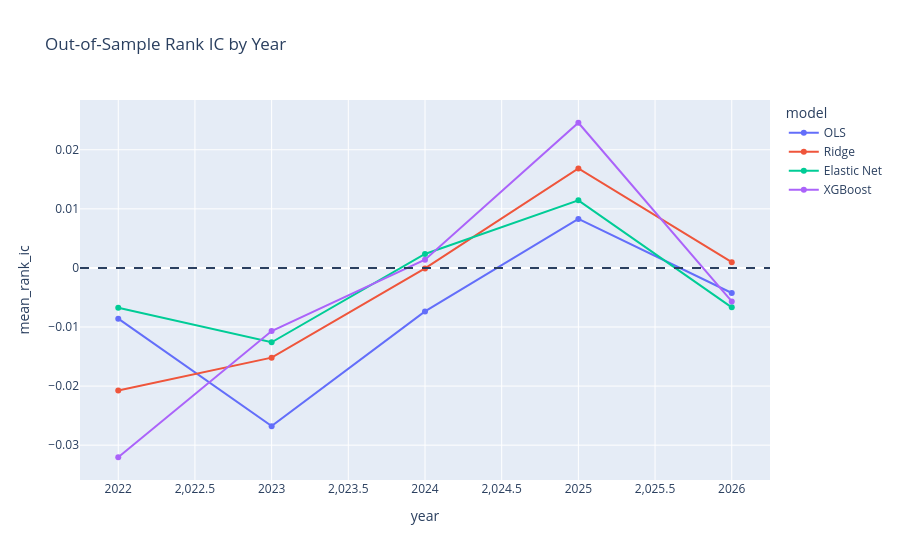

Notebook source saved alongside this figure:
### Code cell
# Plot annual Rank IC
rank_ic_plot = (
    yearly_prediction_results[
        [
            "year",
            "model",
            "mean_rank_ic",
        ]
    ]
)

fig = px.line(
    rank_ic_plot,
    x="year",
    y="mean_rank_ic",
    color="model",
    markers=True,
    title="Out-of-Sample Rank IC by Year",
)

fig.add_hline(
    y=0,
    line_dash="dash",
)

fig.show()

### Figure 1 — Plotly figure (JSON) as saved in the notebook; plotly's stock layout.template omitted (floating-point values rounded to 4 significant figures)
{"data": [{"hovertemplate": "model=OLS<br>year=%{x}<br>mean_rank_ic=%{y}<extra></extra>", "legendgroup": "OLS", "line": {"color": "#636efa", "dash": "solid"}, "marker": {"symbol": "circle"}, "mode": "lines+markers", "name": "OLS", "orientation": "v", "showlegend": true, "type": "scatter", "x": [2022, 2023, 2024, 2025, 2026], "xaxis": "x", "y": [-0.008589, -0.02678, -0.007359, 0.008301, -0.004246], "yaxis": "y"}, {"hovertemplate": "model=Ridge<br>year=%{x}<br>mean_rank_ic=%{y}<extra></extra>", "legendgroup": "Ridge", "line": {"color": "#EF553B", "dash": "solid"}, "marker": {"symbol": "circle"}, "mode": "lines+markers", "name": "Ridge", "orientation": "v", "showlegend": true, "type": "scatter", "x": [2022, 2023, 2024, 2025, 2026], "xaxis": "x", "y": [-0.02075, -0.01518, -8.475e-05, 0.01683, 0.0009723], "yaxis": "y"}, {"hovertemplate": "model=Elastic Net<br>year=%{x}<br>mean_rank_ic=%{y}<extra></extra>", "legendgroup": "Elastic Net", "line": {"color": "#00cc96", "dash": "solid"}, "marker": {"symbol": "circle"}, "mode": "lines+markers", "name": "Elastic Net", "orientation": "v", "showlegend": true, "type": "scatter", "x": [2022, 2023, 2024, 2025, 2026], "xaxis": "x", "y": [-0.006737, -0.01258, 0.002361, 0.01144, -0.006671], "yaxis": "y"}, {"hovertemplate": "model=XGBoost<br>year=%{x}<br>mean_rank_ic=%{y}<extra></extra>", "legendgroup": "XGBoost", "line": {"color": "#ab63fa", "dash": "solid"}, "marker": {"symbol": "circle"}, "mode": "lines+markers", "name": "XGBoost", "orientation": "v", "showlegend": true, "type": "scatter", "x": [2022, 2023, 2024, 2025, 2026], "xaxis": "x", "y": [-0.03205, -0.01069, 0.001388, 0.02457, -0.005661], "yaxis": "y"}], "layout": {"legend": {"title": {"text": "model"}, "tracegroupgap": 0}, "shapes": [{"line": {"dash": "dash"}, "type": "line", "x0": 0, "x1": 1, "xref": "x domain", "y0": 0, "y1": 0, "yref": "y"}], "title": {"text": "Out-of-Sample Rank IC by Year"}, "xaxis": {"anchor": "y", "domain": [0, 1], "title": {"text": "year"}}, "yaxis": {"anchor": "x", "domain": [0, 1], "title": {"text": "mean_rank_ic"}}}}
